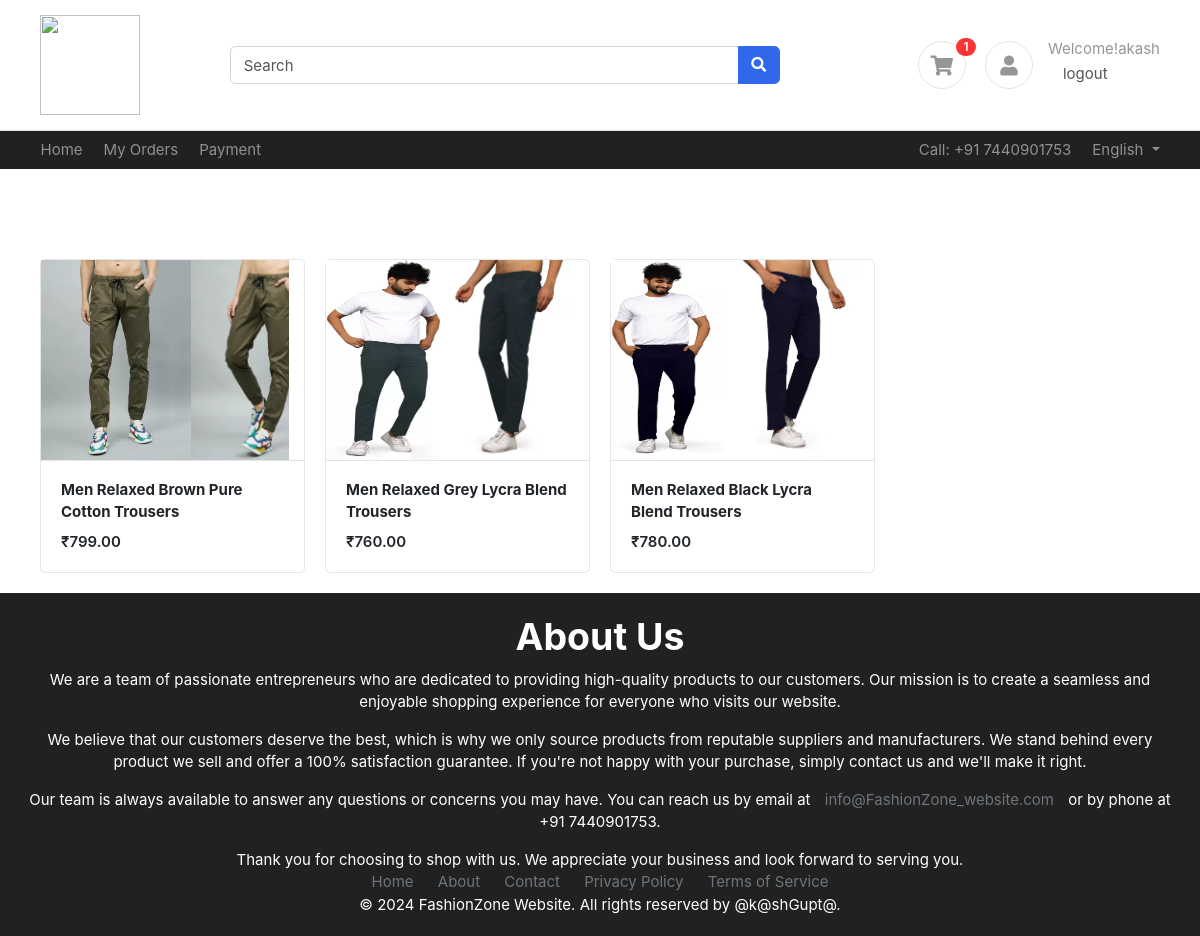
Screenshot of /product/product_details/mens-trousers (signed in) with the database file from the repository.
### products/models.py (models this page shows, shortened)
class ProductImage(BaseModel):
    product = models.ForeignKey(Product, on_delete = models.CASCADE, related_name = 'product_image')
    image = models.ImageField(upload_to = 'product')

class Product(BaseModel):
    product_name = models.CharField(max_length = 100)
    slug = models.SlugField(unique = True, null = True, blank =True)
    category = models.ForeignKey(Category, on_delete = models.CASCADE, related_name = 'products')
    price = models.IntegerField()
    product_description = models.TextField()
    color_variant = models.ManyToManyField(ColorVariant, blank = True)
    size_variant = models.ManyToManyField(SizeVariant, blank = True)

### products/views.py (the view)
# urls.py: path('product_details/<str:name>' , product_details , name="product_details"),
def product_details(request , name):
    c = CartItems.objects.filter(user=request.user).count()
    cat = Category.objects.get(category_name=name)
    products = Product.objects.filter(category= cat)
    return render(request  , 'product/product_details.html' , context = {'products' : products,'count':c})

### templates/product/product_details.html (shortened to what this page needs)
{% extends "base/base.html" %}
{% block start %}
<div class="container mt-5 pt-5">
    <div class="row">
        {% for product in products %}
        <div class="col-md-3">
            <a href="{% url 'get_product' product.slug %}" class="title">
            <figure class="card card-product-grid">
                <div class="d-flex overflow-auto mb-md-0 mr-md-3" >
                    {% for image in product.product_image.all %}
                    <img src="{{ image.image.url }}" height="200px" width="265px"  alt="no image" >
                {% endfor %}
                </div>
                <figcaption class="info-wrap border-top">
                        <b>{{ product.product_name }}</b></a>
                    <div class="price mt-2">₹{{ product.price }}.00</div>
        </div>
        {% endfor %}
    </div>
</div>
{% endblock %}

### templates/base/base.html (shortened to what this page needs)
{% load static %}
<!DOCTYPE HTML>
<html lang="en">
<head>
<link href="/media/css/bootstrap.css" rel="stylesheet" type="text/css"/>
<link href="/media/fonts/fontawesome/css/all.min.css" type="text/css" rel="stylesheet">
<link href="/media/css/ui.css" rel="stylesheet" type="text/css"/>
<link href="/media/css/responsive.css" rel="stylesheet" />
</head>
<body>
	<header class="section-header">
		<section class="header-main border-bottom">
			<div class="container">
		<div class="row align-items-center">
			<div class="col-lg-2 col-4">
				<div class="brand-wrap">
					<img class="logo" src="https://pbs.twimg.com/profile_images/939569336464818178/UJTA1MsR_400x400.jpg" height="100px" width="100px"  >
				</div>
			</div>
			<div class="col-lg-6 col-sm-12">
				<form action="{% url 'search_bar' %}"  class="search" method="POST">
					<div class="input-group w-100">
						<input type="text" name= "search" class="form-control" placeholder="Search">
						<div class="input-group-append">
						  <button class="btn btn-primary" type="submit">
							<i class="fa fa-search"></i>
						  </button>
						</div>
					</div>
				</form>
			</div>
			<div class="col-lg-4 col-sm-6 col-8">
				<div class="widgets-wrap float-md-right">
					<div class="widget-header  mr-3">
						<a href="{% url 'cart' %}" class="icon icon-sm rounded-circle border"><i class="fa fa-shopping-cart"></i></a>
						{% block content %}
						<span class="badge badge-pill badge-danger notify">{{count}}</span>
						{% endblock content %}
					</div>
					<div class="widget-header icontext">
						<a href="#" class="icon icon-sm rounded-circle border"><i class="fa fa-user"></i></a>
						<div class="text">
							<div>
								{% if request.user.is_authenticated %}
								<span class="text-muted">Welcome!{{request.user.first_name}}</span>
								<a class="nav-link" href="{% url 'logout' %}">logout</a>
								{% else %}
								<span class="text-muted">Welcome!</span>
								<a href="{% url 'login' %}">Sign in</a> |
								<a href="{% url 'register' %}">Register</a>
								{% endif %}
							</div>
						</div>
					</div>
				</div>
			</div>
		</div>
			</div>
		</section>
		<nav class="navbar navbar-dark navbar-expand p-0 ">
			<div class="container">
				<ul class="navbar-nav d-none d-md-flex mr-auto">
					<li class="nav-item"><a class="nav-link" href="{% url 'index' %}">Home</a></li>
					<li class="nav-item"><a class="nav-link" href="#">My Orders</a></li>
					<li class="nav-item"><a class="nav-link" href="#">Payment</a></li>
				</ul>
				<ul class="navbar-nav">
					<li class="nav-item"><a href="#" class="nav-link"> Call: +91 7440901753 </a></li>
					<li class="nav-item dropdown">
						 <a href="#" class="nav-link dropdown-toggle" data-toggle="dropdown"> English </a>
					</li>
				</ul>
			  </div>
			</nav>
		</header>
		{% block start %}
		{% endblock %}
		<footer class="footer">
			<div class = "about">
			<h1>About Us</h1>
			<div class="about-content">
				<p>We are a team of passionate entrepreneurs who are dedicated to providing high-quality products to our customers. Our mission is to create a seamless and enjoyable shopping experience for everyone who visits our website.</p>
				<p>We believe that our customers deserve the best, which is why we only source products from reputable suppliers and manufacturers. We stand behind every product we sell and offer a 100% satisfaction guarantee. If you're not happy with your purchase, simply contact us and we'll make it right.</p>
				<p>Our team is always available to answer any questions or concerns you may have. You can reach us by email at <a href="mailto:akgupta7440@gmail.com">info@FashionZone_website.com</a> or by phone at +91 7440901753.</p>
				<p>Thank you for choosing to shop with us. We appreciate your business and look forward to serving you.</p>
			</div>
			<a href="">Home</a>
			<a href="">About</a>
			<a href="">Contact</a>
			<a href="">Privacy Policy</a>
			<a href="">Terms of Service</a>
			<p>&copy; 2024 FashionZone Website. All rights reserved by @k@shGupt@.</p>
		</footer>
        </body>
        </html>

### public/static/css/ui.css (style rules this page uses)
html { font-family: "Inter", sans-serif; font-size: 15px; }
.icon-xs, .icon-sm, .icon-md, .icon-lg { display: inline-block; text-align: center; flex-shrink: 0; flex-grow: 0; }
.icon-sm { width: 48px; height: 48px; line-height: 48px; font-size: 20px; }
figure { margin-bottom: 0; }
.card .title { color: #212529; }
p:last-child { margin-bottom: 0; }
.header-main { position: relative; padding-top: 1rem; padding-bottom: 1rem; }
.brand-wrap .logo, .navbar-brand .logo { margin-right: 7px; max-height: 100px; display: inline-block; }
.widget-header { display: inline-block; vertical-align: middle; position: relative; }
.widget-header a { color: #545454; }
.widget-header i { color: #969696; }
.widget-header .notify { position: absolute; top: -3px; right: -10px; }
[class*="card-product"] a.title { color: #212529; display: block; }
.card-product-grid { margin-bottom: 20px; }
.card-product-grid .info-wrap { overflow: hidden; padding: 18px 20px; }
.icontext { display: inline-flex; align-items: center; vertical-align: middle; }
.icontext .text { width: 100%; line-height: 1.2; color: #212529; }
.icontext .icon { position: relative; margin-right: 15px; flex-shrink: 0; flex-grow: 0; }
.notify { position: absolute; top: -4px; right: -10px; display: inline-block; padding: 0.25em 0.6em; font-size: 12px; line-height: 1; text-align: center; border-radius: 3rem; color: #fff; background-color: #fa3434; }
.price { font-weight: 600; color: #212529; }

### templates/base/base.html (style rules this page uses)
.navbar { background-color: #212121; }
.footer { background-color:#212121; color: white; padding: 20px; text-align: center; }
.footer a { color: #6c757d; text-decoration: none; margin: 0 10px; }

### rows the page displays
Product: product_name "Men Relaxed Brown Pure Cotton Trousers", price "799"
ProductImage: image (picture)
ProductImage: image (picture)
Product: product_name "Men Relaxed Grey Lycra Blend Trousers", price "760"
ProductImage: image (picture)
ProductImage: image (picture)
Product: product_name "Men Relaxed Black Lycra Blend Trousers", price "780"
ProductImage: image (picture)
ProductImage: image (picture)

### other values shown
{{ count }} "1"
{{ request.user.first_name }} "akash"
